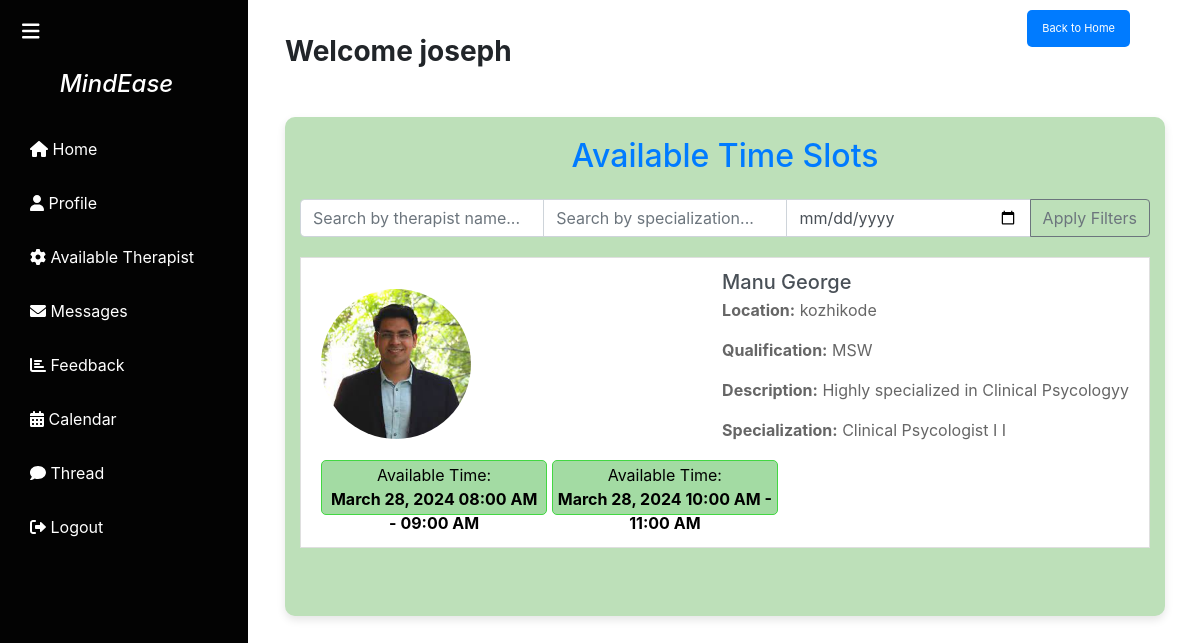
The page /view_time_slots/ (signed in) on the database its author committed.
### app1/models.py (models this page shows, shortened)
class User(AbstractUser):
    class Role(models.TextChoices):
        ADMIN = "ADMIN", "Admin"
        THERAPIST = "THERAPIST", "Therapist"
        USER = "USER", "User"
    role = models.CharField(max_length=50, choices=Role.choices)
    phone_number = models.CharField(max_length=15, blank=True, null=True)
    dob = models.DateField(blank=True, null=True)
    location = models.CharField(max_length=255, blank=True, null=True)
    qualification = models.CharField(max_length=255, blank=True, null=True)
    description = models.TextField(blank=True, null=True)
    specialization = models.CharField(max_length=255, blank=True, null=True)
    is_approved = models.BooleanField(default=False)
    is_therapist = models.BooleanField(default=False)
    profile_picture = models.ImageField(upload_to='profile_pics/', blank=True, null=True)

class TimeSlot(models.Model):
    class SessionType(models.TextChoices):
        MORNING = "MORNING", "Morning Session"
        AFTERNOON = "AFTERNOON", "Afternoon Session"
    TIME_SLOTS = [
        ("8-9", "8:00 AM - 9:00 AM"),
        ("9-10", "9:00 AM - 10:00 AM"),
        ("10-11", "10:00 AM - 11:00 AM"),
        ("12-1", "12:00 PM - 1:00 PM"),
        ("1-2", "1:00 PM - 2:00 PM"),
        ("2-3", "2:00 PM - 3:00 PM"),
        ("3-4", "3:00 PM - 4:00 PM"),
    ]
    therapist = models.ForeignKey(User, on_delete=models.CASCADE, related_name='available_time_slots')
    time_slot = models.CharField(max_length=5, choices=TIME_SLOTS, null=True)
    start_time = models.DateTimeField()
    end_time = models.DateTimeField()
    session_type = models.CharField(max_length=50, choices=SessionType.choices, null=True)
    is_booked = models.BooleanField(default=False)

### app1/views.py (the view)
# urls.py: path('view_time_slots/', views.view_time_slots, name='view_time_slots'),
def view_time_slots(request):
    time_slots = TimeSlot.objects.filter(is_booked=False)
    return render(request, 'view_time_slots.html', {'time_slots': time_slots})

### templates/view_time_slots.html (shortened to what this page needs)
<!DOCTYPE html>
<html lang="en">
<head>
  <link href="https://cdn.jsdelivr.net/npm/bootstrap@5.3.0/dist/css/bootstrap.min.css" rel="stylesheet">
  <link href="https://cdnjs.cloudflare.com/ajax/libs/font-awesome/6.0.0/css/all.min.css" rel="stylesheet">
<link href="https://cdnjs.cloudflare.com/ajax/libs/font-awesome/6.0.0/css/all.min.css" rel="stylesheet">
</head>
<body>
<div class="wrapper">
  <nav id="sidebar">
    <div class="sidebar-header">
      <strong><i><h3 id="brand">&nbsp;&nbsp;&nbsp;&nbsp;&nbsp;&nbsp;&nbsp;MindEase</h3></i></strong>
    </div>
    <div id="sidebar-content">
      <ul class="list-unstyled components">
        <li>
          <a href="/home" class="sidebar-link">
            <i class="fas fa-home"></i> <span class="sidebar-content-text">Home</span>
          </a>
        </li>
        <li>
          <a href='/update_profile' class="sidebar-link">
            <i class="fas fa-user"></i> <span class="sidebar-content-text">Profile</span>
          </a>
        </li>
        <li>
          <a href="{% url 'view_time_slots' %}" class="sidebar-link">
            <i class="fas fa-cog"></i> <span class="sidebar-content-text">Available Therapist</span>
          </a>
        </li>
        <li>
          <a href="#" class="sidebar-link">
            <i class="fas fa-envelope"></i> <span class="sidebar-content-text">Messages</span>
          </a>
        </li>
        <li>
          <a href="/write_experience" class="sidebar-link">
            <i class="fas fa-chart-bar"></i> <span class="sidebar-content-text">Feedback</span>
          </a>
        </li>
        <li>
          <a href="#" class="sidebar-link">
            <i class="fas fa-calendar-alt"></i> <span class="sidebar-content-text">Calendar</span>
          </a>
        </li>
        <li>
          <a href="/threads" class="sidebar-link">
            <i class="fas fa-comment"></i> <span class="sidebar-content-text">Thread</span>
          </a>
        </li>
        <li>
          <a href="{% url 'logout' %}" class="sidebar-link">
            <i class="fas fa-sign-out-alt"></i> <span class="sidebar-content-text">Logout</span>
          </a>
        </li>
      </ul>
    </div>
    <button type="button" id="sidebarCollapse" class="btn btn-dark">
      <i class="fas fa-bars"></i>
    </button>
  </nav>
  <a href="/" class="back-button">Back to Home</a>
  <div id="content">
    <main>
      {% if user.is_authenticated %}
        <strong><h3 class="font-weight-bold">Welcome {{ user.username }}</h3></strong>
      {% else %}
        <h3 class="font-weight-bold">Welcome, Please Log in</h3>
      {% endif %}
    <!DOCTYPE html>
    <html lang="en">
    <head>
        <link rel="stylesheet" href="https://stackpath.bootstrapcdn.com/bootstrap/4.3.1/css/bootstrap.min.css"
>
    </head>
    <body>
        <div class="main-content container mt-5">
            <h2 class="text-center mb-4">Available Time Slots</h2>
            <div class="input-group search-bar">
              <input type="text" class="form-control" placeholder="Search by therapist name..." id="nameFilter">
              <input type="text" class="form-control" placeholder="Search by specialization..." id="specializationFilter">
              <input type="date" class="form-control" id="dateFilter" placeholder="Select date...">
              <div class="input-group-append">
                  <button class="btn btn-outline-secondary" type="button" onclick="applyFilters()">Apply Filters</button>
              </div>
          </div>
            <head>
                <link href="https://stackpath.bootstrapcdn.com/bootstrap/4.5.2/css/bootstrap.min.css" rel="stylesheet">
            </head>
            <div class="list-group">
              {% regroup time_slots by therapist as therapist_time_slots %}
              {% for therapist_slots in therapist_time_slots %}
                  <div id="therapistSlots{{ therapist_slots.grouper }}">
                      {% if therapist_slots.list %}
                          {% with time_slot=therapist_slots.list.0 %}
                              <a href="#" class="list-group-item list-group-item-action" data-toggle="modal" data-target="#confirmationModal{{ time_slot.therapist.id }}" data-date="{{ time_slot.start_time|date:'Y-m-d' }}">
                                  <div class="d-flex w-100 justify-content-between align-items-center">
                                      {% if time_slot.therapist.profile_picture %}
                                          <img class="profile-picture" src="{{ time_slot.therapist.profile_picture.url }}" alt="Profile Picture">
                                      {% endif %}
                                      <div>
                                          <h5 class="mb-1">{{ time_slot.therapist.first_name }} {{ time_slot.therapist.last_name }}</h5>
                                          <p><strong>Location:</strong> {{ time_slot.therapist.location }}</p>
                                          <p><strong>Qualification:</strong> {{ time_slot.therapist.qualification }}</p>
                                          <p><strong>Description:</strong> {{ time_slot.therapist.description }}</p>
                                          <p><strong>Specialization:</strong> {{ time_slot.therapist.specialization }}</p>
                                      </div>
                                  </div>
                              {% for time_slot in therapist_slots.list %}
                                  <button class="time-slot-btn" data-toggle="modal" data-target="#confirmationModal{{ time_slot.id }}" data-date="{{ time_slot.start_time|date:'Y-m-d' }}">
                                      Available Time: <br>
                                      <strong>{{ time_slot.start_time|date:'F d, Y h:i A' }} - {{ time_slot.end_time|date:'h:i A' }}</strong>
                                  </button>
                              {% endfor %}
                          {% endwith %}
                        </a>
                      {% endif %}
                  </div>
              {% endfor %}
          </div>
    </body>
    </html>
<br>
<br>
    </main>
  </div>
</div>
</body>
</html>

### templates/view_time_slots.html (style rules this page uses)
body { font-family: 'Arial', sans-serif; margin: 0; }
.wrapper { display: flex; position: relative; }
#sidebar { height: 100vh; width: 250px; position: fixed; top: 0; left: 0; background-color: #030303; padding-top: 20px; color: #fff; transition: all 0.3s; border-right: 2px solid #fff; }
#sidebar-content { padding: 20px; }
#content { flex-grow: 1; padding: 15px; transition: all 0.3s; margin-left: 250px; }
.sidebar-link { padding: 10px; text-decoration: none; color: #fff; display: block; margin-bottom: 10px; }
#sidebarCollapse { position: fixed; top: 10px; left: 10px; z-index: 1; background: none; border: none; color: #fff; font-size: 20px; cursor: pointer; transition: all 0.3s; }
#brand { margin-left: 15px; font-size: 1.5em; }
body { font-family: Arial, sans-serif; background-color: #f4f4f4; margin: 0; padding: 20px; align-items: center; }
h2 { color: #333; }
p { color: #666; }
.back-button { position: fixed; top: 10px; right: 70px; background-color: #007bff; color: #ffffff; border: none; border-radius: 5px; padding: 10px 15px; cursor: pointer; font-size: 11px; text-decoration: none; transition: background-color 0.3s ease; }
body { background-color: #f8f9fa; margin: 0; }
.container { background-color: #bde0b9; padding: 20px; border-radius: 10px; box-shadow: 0 4px 8px rgba(0, 0, 0, 0.1); margin-top: 50px; }
h2 { color: #007bff; }
.list-group-item { border-radius: 10px; margin-bottom: 10px; transition: background-color 0.3s ease; border: 2px solid #1a3149; }
.profile-picture { max-width: 150px; max-height: 150px; border-radius: 50%; margin-right: 10px; }
.d-flex { flex-wrap: wrap; }
.list-group-item-action { cursor: pointer; }
.search-bar { margin-bottom: 20px; }
.main-content { margin-top: 70px; }
.time-slot-btn { background-color: #a3dba3; border: 1px solid #43d743; border-radius: 5px; padding:2px 4px; margin-top: 2px; width: 28%; height:55px; text-align: center; cursor: pointer; transition: background-color 0.3s ease; }

### rows shown on the page
User: username "joseph"
User: list.0.therapist.profile_picture (picture), list.0.therapist.first_name "Manu", list.0.therapist.last_name "George", list.0.therapist.location "kozhikode", list.0.therapist.qualification "MSW", list.0.therapist.description "Highly specialized in Clinical Psycologyy", list.0.therapist.specialization "Clinical Psycologist I I"
TimeSlot: start_time "March 28, 2024 08:00 AM", end_time "09:00 AM"
TimeSlot: start_time "March 28, 2024 10:00 AM", end_time "11:00 AM"
